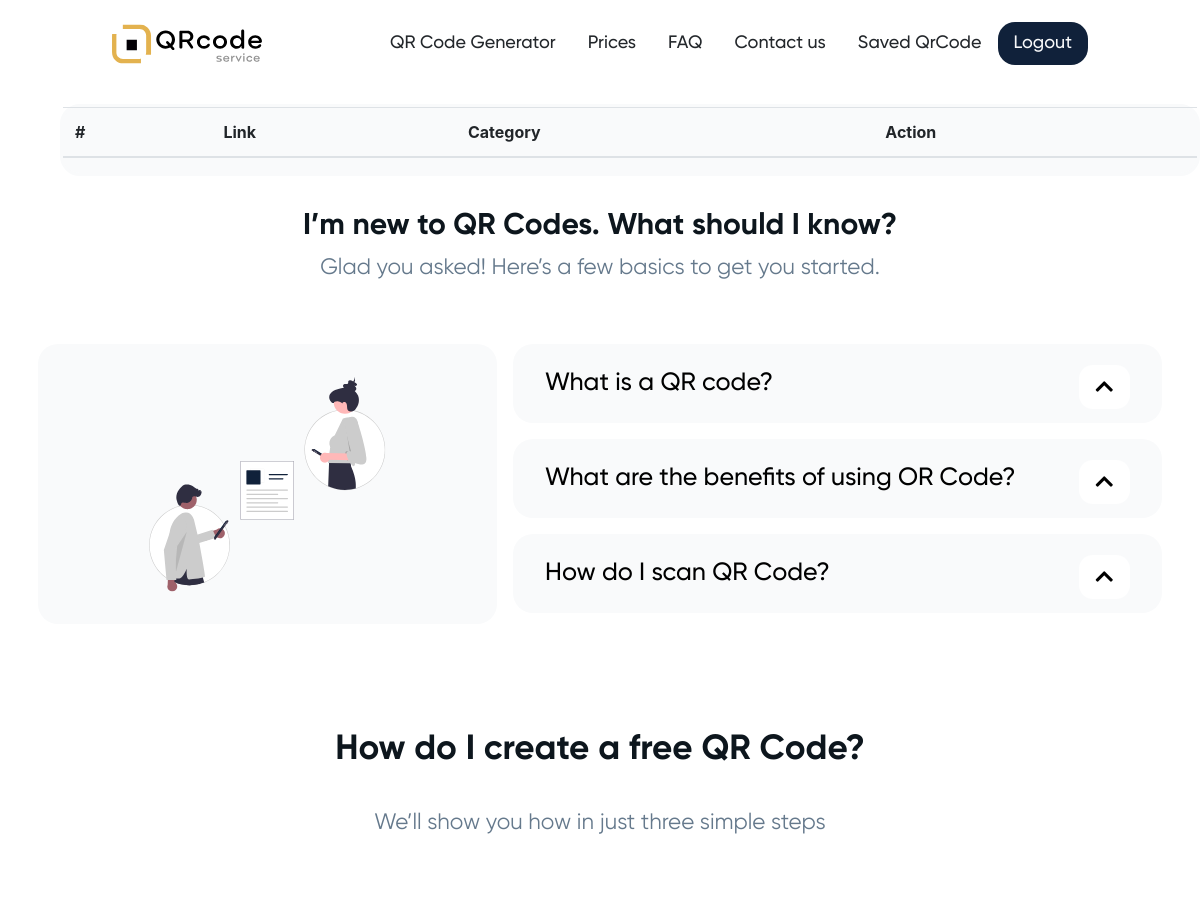
The app's page /saved.php (signed in, upper part), older data.
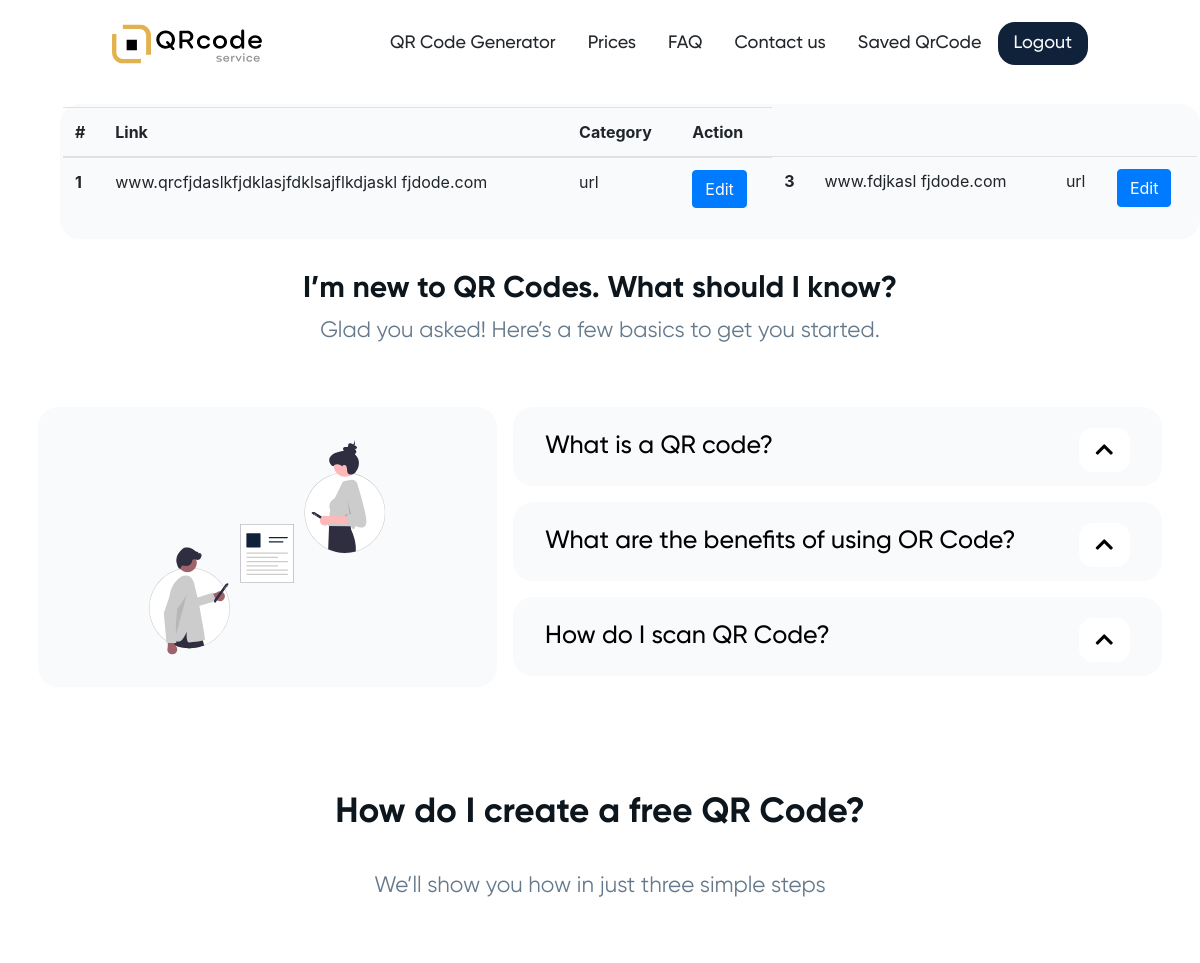
The same page, newer data.
### tables this page shows
CREATE TABLE `qrCode_table` (
  `qr_id` int(11) NOT NULL,
  `user_id` int(11) NOT NULL,
  `qr_content` varchar(80) DEFAULT NULL,
  `qr_category` varchar(80) DEFAULT NULL,
  `qr_bgcolor` varchar(80) DEFAULT NULL,
  `qr_colorType` varchar(80) DEFAULT NULL,
  `qr_dotColorGradiantType` varchar(80) DEFAULT NULL,
  `qr_dotEyeColorGradiantType` varchar(80) DEFAULT NULL,
  `qr_singleColor` varchar(80) DEFAULT NULL,
  `qr_gradiantColorOne` varchar(80) DEFAULT NULL,
  `qr_gradiantColorTwo` varchar(80) DEFAULT NULL,
  `qr_singleEyeColor` varchar(80) DEFAULT NULL,
  `qr_gradiantEyeColorOne` varchar(80) DEFAULT NULL,
  `qr_gradiantEyeColorTwo` varchar(80) DEFAULT NULL,
  `qr_qrImage` varchar(80) DEFAULT NULL
);

### saved.php (the view, shortened to what this page needs)
<!doctype html>
<html lang="en">
<?php include("./includes/Head&Foot/head.php") ?>
<body>
    <?php include("./includes/navbar/header.php") ?>
    <div class="container qr-generator">
        <table class="table table-hover">
            <thead>
                <tr>
                <th scope="col">#</th>
                <th scope="col">Link</th>
                <th scope="col">Category</th>
                <th scope="col">Action</th>
                </tr>
            </thead>
            <tbody>
                <?php
                    require "./includes/conn.php";
                    $id = $_SESSION["userId"];
                    $qrQuery = "SELECT * FROM `qrCode_table` WHERE user_id = $id";
                    $execute = mysqli_query($con, $qrQuery);
                ?>
                <tr>
                <?php
                    while($data = mysqli_fetch_array($execute)) {
                ?>
                <th scope="row"><?php echo $data["qr_id"] ?></th>
                <td><?php echo $data["qr_content"] ?></td>
                <td><?php echo $data["qr_category"] ?></td>
                <td><a href="./qr-gen.php?qrId=<?php echo $data["qr_id"]?>" class="btn btn-primary">Edit</a></td>
                <?php } ?>
                </tr>
            </tbody>
        </table>
    </div>
    <div class="container faq_main_col py-3">
        <div class="heading text-center">
            <h3>I’m new to QR Codes. What should I know?</h3>
            <p>Glad you asked! Here’s a few basics to get you started.</p>
        </div>
        <div class="row">
            <div class="col-lg-5 col-md-12 p-2">
                <div class="text-center qr-gen-svg ">
                    <img src="assets/images/qr-collapse.svg" alt="">
                </div>
            </div>
            <div class="col-lg-7 col-md-12  p-2">
                <div class="accordion mb-3" id="accordionExample">
                    <div class="card">
                        <div class="card-header heading_one" id="headingOne">
                            <h5 class="mb-0">
                                <button class="btn btn-link" type="button" data-toggle="collapse"
                                    data-target="#collapseZero" aria-expanded="" aria-controls="collapseZero">
                                    <h2> What is a QR code?</h2>
                                    <div class="arrow">
                                        <i class="fas fa-chevron-up"></i>
                                    </div>
                                </button>
                            </h5>
                        </div>
                    </div>
                </div>
                <div class="accordion mb-3" id="accordionExample1">
                    <div class="card">
                        <div class="card-header heading_one" id="headingOne">
                            <h5 class="mb-0">
                                <button class="btn btn-link" type="button" data-toggle="collapse"
                                    data-target="#collapseOne" aria-expanded="" aria-controls="collapseOne">
                                    <h2> What are the benefits of using OR Code?</h2>
                                    <div class="arrow">
                                        <i class="fas fa-chevron-up"></i>
                                    </div>
                                </button>
                            </h5>
                        </div>
                    </div>
                </div>
                <div class="accordion mb-3" id="accordionExample2">
                    <div class="card">
                        <div class="card-header heading_one" id="headingOne">
                            <h5 class="mb-0">
                                <button class="btn btn-link" type="button" data-toggle="collapse"
                                    data-target="#collapseTwo" aria-expanded="" aria-controls="collapseOne">
                                    <h2> How do I scan QR Code?</h2>
                                    <div class="arrow">
                                        <i class="fas fa-chevron-up"></i>
                                    </div>
                                </button>
                            </h5>
                        </div>
                    </div>
                </div>
            </div>
        </div>
    </div>
    <section class="container line">
        <div class="row ">
            <div class="col-12 head">
                <div class="heading Create text-center ">
                    <h2>How do I create a free QR Code?</h2>
                    <p>We’ll show you how in just three simple steps</p>
                </div>
            </div>
        </div>
        <div class="row">
            <div class="col-lg-12 col-md-12 col-sm-12 ">
                <div class="QR_Code_box">
                </div>
            </div>
        </div>
    </section>
</body>
</html>

### includes/Head&Foot/head.php (shortened to what this page needs)
<head>
  <link rel="stylesheet" href="assets/gilroy-bold-cufonfonts-webfont/Gilroy-Medium.woff">
  <link rel="stylesheet" href="assets/gilroy-bold-cufonfonts-webfont/Gilroy-Regular.woff">
  <link rel="stylesheet" href="assets/gilroy-bold-cufonfonts-webfont/Gilroy-Bold.woff">
  <link rel="stylesheet" href="https://pro.fontawesome.com/releases/v5.10.0/css/all.css"
 />
    <link rel="stylesheet" href="https://cdn.jsdelivr.net/npm/bootstrap-icons@1.7.2/font/bootstrap-icons.css">
    <link rel="stylesheet" href="dist/bundle.css">
    <link rel="stylesheet" href="assets/styles/style.css">
</head>

### includes/navbar/header.php (shortened to what this page needs)
<header>
    <div class="logo-img">
        <div class="py-4">
            <a href="index.php">
                <img width="150" src="assets/images/main-logo.svg" alt="" />
            </a>
        </div>
    </div>
    <div class="header-links">
        <div class="link-items">
            <ul>
                <li>
                    <a href="qr-gen.php">QR Code Generator</a>
                </li>
                <li>
                    <a href="price.php">Prices</a>
                </li>
                <li>
                    <a href="faq.php">FAQ</a>
                </li>
                <li>
                    <a href="contact.php">Contact us</a>
                </li>
                <?php if($_SESSION['userId']){?>
                <li>
                    <a href="saved.php">Saved QrCode</a>
                </li>
                <li>
                    <a class="nav-link Register_btn text-light" href="./process/logout.php">Logout</a>
                </li>
                <?php }?>
            </ul>
        </div>
    </div>
</header>

### assets/styles/style.css (style rules this page uses)
* { margin: 0; padding: 0; box-sizing: border-box; }
.heading h2 { font-size: 35px; font-family: Gilroybold; margin: 2rem auto; width: 70%; line-height: 50px; color: #0D161D; }
.heading p { margin-bottom: 50px; color: #65798C; width: 85%; margin: 0 auto; margin-bottom: 50px; }
h3 { font-size: 30px; font-family: Gilroybold; color: #0D161D; }
p { font-size: 1.4rem; font-family: Gregular; }
section { padding: 40px 0px; }
section.container.line { position: relative; }
section.container.line::before { background-image: url(../images/line.png); content: ""; width: 40%; height: 39%; position: absolute; background-repeat: no-repeat; left: 6%; top: 22%; background-size: cover; }
.Register_btn { padding: 12px 30px; background: #10213A; border-radius: 17px; font-size: 18px; }
.QR_Code_box { display: flex; padding: 3rem 0; align-items: center; }
section.container.line::before { background-image: url(../images/line.png); content: ""; width: 40%; height: 41%; position: absolute; background-repeat: no-repeat; left: 5%; top: 33%; background-size: 100% 100%; }
button.btn.btn-link { display: flex; justify-content: space-between; align-items: center; width: 100%; border: none; text-decoration: none; }
.btn-link { font-size: 20px; font-weight: 400; color: black; text-decoration: none; }
.card { border: none; }
.card-header { padding: .75rem 1.25rem; margin-bottom: 0; background-color: #F9FAFB; border-bottom: none !important; }
.heading_one { height: 80px; }
.card { border-radius: 20px !important; }
.arrow { padding: 7px 17px; background: white; border-radius: 14px; }
button.btn.btn-link h2 { font-size: 25px; font-family: 'GMedium'; line-height: 43px; }
header { display: flex; justify-content: space-evenly; align-items: center; }
header .header-links .link-items { display: flex; align-items: center; }
header .header-links ul { display: inherit; list-style-type: none; margin: 0; }
header .header-links ul li a { text-decoration: none; display: block; padding: 0.5rem 1rem; color: #23272B; font-size: 18px; transition: 0.9s; position: relative; font-family: 'GMedium'; }
header .header-links ul li a::before { content: ""; opacity: 1; transform: scale(0); transform-origin: center; position: absolute; top: 100%; left: 0; width: 100%; height: 2px; background-color: #816ed3; transition: 0.5s; }
.tabs, .qr-generator { margin: 1rem clamp(.5rem, 5vw, 4rem); padding: 0; }
.qr-generator { border: 3px solid #F9FAFB; }
.qr-generator, .qr-gen-svg { background-color: #F9FAFB; border-radius: 20px; }
.qr-gen-svg { padding: 2rem; height: 280px; }
.qr-gen-svg img { height: 100%; }

Row changes from the older to the newer data that the page shows:
added qrcode_table: qr_id "1", qr_content "www.qrcfjdaslkfjdklasjfdklsajflkdjaskl fjdode.com", qr_category "url"
added qrcode_table: qr_id "3", qr_content "www.fdjkasl fjdode.com", qr_category "url"
